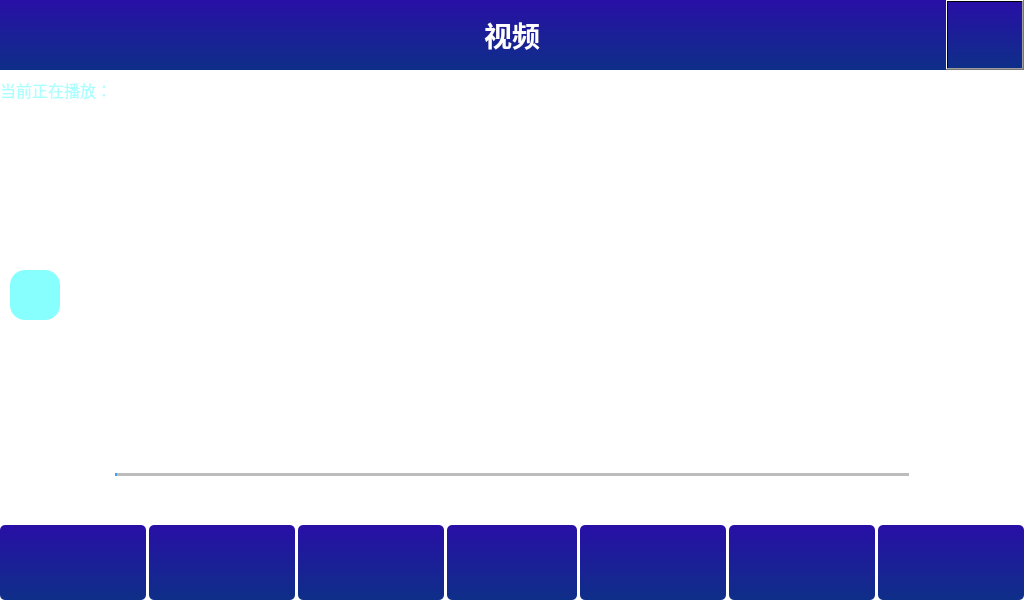
<?xml version="1.0" encoding="UTF-8"?>
<ui version="4.0">
 <class>VideoPlayer</class>
 <widget class="QWidget" name="VideoPlayer">
  <property name="geometry">
   <rect>
    <x>0</x>
    <y>0</y>
    <width>1024</width>
    <height>600</height>
   </rect>
  </property>
  <property name="minimumSize">
   <size>
    <width>1024</width>
    <height>600</height>
   </size>
  </property>
  <property name="maximumSize">
   <size>
    <width>1024</width>
    <height>600</height>
   </size>
  </property>
  <property name="windowTitle">
   <string>Form</string>
  </property>
  <property name="styleSheet">
   <string notr="true">background-color: rgba(255, 255, 255,0);</string>
  </property>
  <widget class="QWidget" name="tilteWidget" native="true">
   <property name="geometry">
    <rect>
     <x>0</x>
     <y>0</y>
     <width>1024</width>
     <height>70</height>
    </rect>
   </property>
   <property name="minimumSize">
    <size>
     <width>1024</width>
     <height>70</height>
    </size>
   </property>
   <property name="maximumSize">
    <size>
     <width>1024</width>
     <height>70</height>
    </size>
   </property>
   <property name="styleSheet">
    <string notr="true">background-color: qlineargradient(spread:pad, x1:0, y1:0, x2:0, y2:1, stop:0 rgb(40, 15, 166), stop:1 rgb(14, 47, 136));</string>
   </property>
   <widget class="QLabel" name="titleLabel">
    <property name="geometry">
     <rect>
      <x>0</x>
      <y>0</y>
      <width>1024</width>
      <height>70</height>
     </rect>
    </property>
    <property name="minimumSize">
     <size>
      <width>1024</width>
      <height>70</height>
     </size>
    </property>
    <property name="maximumSize">
     <size>
      <width>1024</width>
      <height>70</height>
     </size>
    </property>
    <property name="font">
     <font>
      <pointsize>21</pointsize>
      <weight>75</weight>
      <bold>true</bold>
     </font>
    </property>
    <property name="styleSheet">
     <string notr="true">color:white;</string>
    </property>
    <property name="text">
     <string>视频</string>
    </property>
    <property name="alignment">
     <set>Qt::AlignCenter</set>
    </property>
   </widget>
   <widget class="QPushButton" name="return_btn">
    <property name="geometry">
     <rect>
      <x>946</x>
      <y>0</y>
      <width>78</width>
      <height>70</height>
     </rect>
    </property>
    <property name="maximumSize">
     <size>
      <width>78</width>
      <height>70</height>
     </size>
    </property>
    <property name="styleSheet">
     <string notr="true">QPushButton{
background-color: rgba(255, 255, 255， 0);
border-image: url(:/images/playerIcons/return_d.gif);
}
QPushButton:pressed{
	border-image: url(:/images/playerIcons/return_u.gif);
}
QPushButton:hover{


}
QPushButton:released{
	border-image: url(:/images/playerIcons/return_d.gif);
}</string>
    </property>
    <property name="text">
     <string/>
    </property>
   </widget>
  </widget>
  <widget class="QWidget" name="controlButtonwidget" native="true">
   <property name="geometry">
    <rect>
     <x>0</x>
     <y>525</y>
     <width>1024</width>
     <height>75</height>
    </rect>
   </property>
   <property name="minimumSize">
    <size>
     <width>1024</width>
     <height>75</height>
    </size>
   </property>
   <property name="maximumSize">
    <size>
     <width>1024</width>
     <height>75</height>
    </size>
   </property>
   <layout class="QHBoxLayout" name="horizontalLayout_3">
    <property name="spacing">
     <number>3</number>
    </property>
    <property name="leftMargin">
     <number>0</number>
    </property>
    <property name="topMargin">
     <number>0</number>
    </property>
    <property name="rightMargin">
     <number>0</number>
    </property>
    <property name="bottomMargin">
     <number>0</number>
    </property>
    <item>
     <widget class="QPushButton" name="subtitleSelectButton">
      <property name="minimumSize">
       <size>
        <width>146</width>
        <height>75</height>
       </size>
      </property>
      <property name="maximumSize">
       <size>
        <width>146</width>
        <height>75</height>
       </size>
      </property>
      <property name="focusPolicy">
       <enum>Qt::NoFocus</enum>
      </property>
      <property name="styleSheet">
       <string notr="true">QPushButton{
background-color: qlineargradient(spread:pad, x1:0, y1:0, x2:0, y2:1, stop:0 rgb(40, 15, 166), stop:1 rgb(14, 47, 136));
border-radius:5px;
border:0px soild red;
}

QPushButton:pressed{
border-radius:5px;
	border:3px solid red;
	background-color: qradialgradient(spread:repeat, cx:0.5, cy:0.5, radius:0.077, fx:0.5, fy:0.5, stop:0 rgba(0, 169, 255, 147), stop:0.497326 rgba(0, 0, 0, 147), stop:1 rgba(0, 169, 255, 147));
}

QPushButton:released{
	background-color: qlineargradient(spread:pad, x1:0, y1:0, x2:0, y2:1, stop:0 rgb(40, 15, 166), stop:1 rgb(14, 47, 136));
border-radius:5px;
border:0px soild red;
}</string>
      </property>
      <property name="text">
       <string/>
      </property>
      <property name="icon">
       <iconset resource="../../image.qrc">
        <normaloff>:/images/playerIcons/settings_new(1).png</normaloff>:/images/playerIcons/settings_new(1).png</iconset>
      </property>
      <property name="iconSize">
       <size>
        <width>60</width>
        <height>60</height>
       </size>
      </property>
     </widget>
    </item>
    <item>
     <widget class="QPushButton" name="fullScreenButton">
      <property name="minimumSize">
       <size>
        <width>146</width>
        <height>75</height>
       </size>
      </property>
      <property name="maximumSize">
       <size>
        <width>146</width>
        <height>75</height>
       </size>
      </property>
      <property name="focusPolicy">
       <enum>Qt::NoFocus</enum>
      </property>
      <property name="styleSheet">
       <string notr="true">QPushButton{
background-color: qlineargradient(spread:pad, x1:0, y1:0, x2:0, y2:1, stop:0 rgb(40, 15, 166), stop:1 rgb(14, 47, 136));
border-radius:5px;
border:0px soild red;
}

QPushButton:pressed{
border-radius:5px;
	border:3px solid red;
	background-color: qradialgradient(spread:repeat, cx:0.5, cy:0.5, radius:0.077, fx:0.5, fy:0.5, stop:0 rgba(0, 169, 255, 147), stop:0.497326 rgba(0, 0, 0, 147), stop:1 rgba(0, 169, 255, 147));
}

QPushButton:released{
	background-color: qlineargradient(spread:pad, x1:0, y1:0, x2:0, y2:1, stop:0 rgb(40, 15, 166), stop:1 rgb(14, 47, 136));
border-radius:5px;
border:0px soild red;
}</string>
      </property>
      <property name="text">
       <string/>
      </property>
      <property name="icon">
       <iconset>
        <normalon>:/images/playerIcons/fullscreenNormal.png</normalon>
       </iconset>
      </property>
      <property name="iconSize">
       <size>
        <width>50</width>
        <height>50</height>
       </size>
      </property>
     </widget>
    </item>
    <item>
     <widget class="QPushButton" name="preVideoButton">
      <property name="minimumSize">
       <size>
        <width>146</width>
        <height>75</height>
       </size>
      </property>
      <property name="maximumSize">
       <size>
        <width>146</width>
        <height>75</height>
       </size>
      </property>
      <property name="focusPolicy">
       <enum>Qt::NoFocus</enum>
      </property>
      <property name="styleSheet">
       <string notr="true">QPushButton{
background-color: qlineargradient(spread:pad, x1:0, y1:0, x2:0, y2:1, stop:0 rgb(40, 15, 166), stop:1 rgb(14, 47, 136));
border-radius:5px;
border:0px soild red;
}

QPushButton:pressed{
border-radius:5px;
	border:3px solid red;
	background-color: qradialgradient(spread:repeat, cx:0.5, cy:0.5, radius:0.077, fx:0.5, fy:0.5, stop:0 rgba(0, 169, 255, 147), stop:0.497326 rgba(0, 0, 0, 147), stop:1 rgba(0, 169, 255, 147));
}

QPushButton:released{
	background-color: qlineargradient(spread:pad, x1:0, y1:0, x2:0, y2:1, stop:0 rgb(40, 15, 166), stop:1 rgb(14, 47, 136));
border-radius:5px;
border:0px soild red;
}</string>
      </property>
      <property name="text">
       <string/>
      </property>
      <property name="icon">
       <iconset>
        <normalon>:/images/playerIcons/preVideo.png</normalon>
       </iconset>
      </property>
      <property name="iconSize">
       <size>
        <width>40</width>
        <height>40</height>
       </size>
      </property>
     </widget>
    </item>
    <item>
     <widget class="QPushButton" name="playButton">
      <property name="enabled">
       <bool>true</bool>
      </property>
      <property name="minimumSize">
       <size>
        <width>0</width>
        <height>0</height>
       </size>
      </property>
      <property name="maximumSize">
       <size>
        <width>146</width>
        <height>75</height>
       </size>
      </property>
      <property name="focusPolicy">
       <enum>Qt::NoFocus</enum>
      </property>
      <property name="styleSheet">
       <string notr="true">QPushButton{
background-color: qlineargradient(spread:pad, x1:0, y1:0, x2:0, y2:1, stop:0 rgb(40, 15, 166), stop:1 rgb(14, 47, 136));
border-radius:5px;
border:0px soild red;
}

QPushButton:pressed{
border-radius:5px;
	border:3px solid red;
	background-color: qradialgradient(spread:repeat, cx:0.5, cy:0.5, radius:0.077, fx:0.5, fy:0.5, stop:0 rgba(0, 169, 255, 147), stop:0.497326 rgba(0, 0, 0, 147), stop:1 rgba(0, 169, 255, 147));
}

QPushButton:released{
	background-color: qlineargradient(spread:pad, x1:0, y1:0, x2:0, y2:1, stop:0 rgb(40, 15, 166), stop:1 rgb(14, 47, 136));
border-radius:5px;
border:0px soild red;
}</string>
      </property>
      <property name="text">
       <string/>
      </property>
      <property name="icon">
       <iconset>
        <normalon>:/images/playerIcons/Play.png</normalon>
       </iconset>
      </property>
      <property name="iconSize">
       <size>
        <width>50</width>
        <height>50</height>
       </size>
      </property>
     </widget>
    </item>
    <item>
     <widget class="QPushButton" name="nextVideoButton">
      <property name="minimumSize">
       <size>
        <width>146</width>
        <height>75</height>
       </size>
      </property>
      <property name="maximumSize">
       <size>
        <width>146</width>
        <height>75</height>
       </size>
      </property>
      <property name="focusPolicy">
       <enum>Qt::NoFocus</enum>
      </property>
      <property name="styleSheet">
       <string notr="true">QPushButton{
background-color: qlineargradient(spread:pad, x1:0, y1:0, x2:0, y2:1, stop:0 rgb(40, 15, 166), stop:1 rgb(14, 47, 136));
border-radius:5px;
border:0px soild red;
}

QPushButton:pressed{
border-radius:5px;
	border:3px solid red;
	background-color: qradialgradient(spread:repeat, cx:0.5, cy:0.5, radius:0.077, fx:0.5, fy:0.5, stop:0 rgba(0, 169, 255, 147), stop:0.497326 rgba(0, 0, 0, 147), stop:1 rgba(0, 169, 255, 147));
}

QPushButton:released{
	background-color: qlineargradient(spread:pad, x1:0, y1:0, x2:0, y2:1, stop:0 rgb(40, 15, 166), stop:1 rgb(14, 47, 136));
border-radius:5px;
border:0px soild red;
}</string>
      </property>
      <property name="text">
       <string/>
      </property>
      <property name="icon">
       <iconset>
        <normalon>:/images/playerIcons/nextVideo.png</normalon>
       </iconset>
      </property>
      <property name="iconSize">
       <size>
        <width>40</width>
        <height>40</height>
       </size>
      </property>
     </widget>
    </item>
    <item>
     <widget class="QPushButton" name="searchButton">
      <property name="minimumSize">
       <size>
        <width>146</width>
        <height>75</height>
       </size>
      </property>
      <property name="maximumSize">
       <size>
        <width>146</width>
        <height>75</height>
       </size>
      </property>
      <property name="focusPolicy">
       <enum>Qt::NoFocus</enum>
      </property>
      <property name="styleSheet">
       <string notr="true">QPushButton{
background-color: qlineargradient(spread:pad, x1:0, y1:0, x2:0, y2:1, stop:0 rgb(40, 15, 166), stop:1 rgb(14, 47, 136));
border-radius:5px;
border:0px soild red;
}

QPushButton:pressed{
border-radius:5px;
	border:3px solid red;
	background-color: qradialgradient(spread:repeat, cx:0.5, cy:0.5, radius:0.077, fx:0.5, fy:0.5, stop:0 rgba(0, 169, 255, 147), stop:0.497326 rgba(0, 0, 0, 147), stop:1 rgba(0, 169, 255, 147));
}

QPushButton:released{
	background-color: qlineargradient(spread:pad, x1:0, y1:0, x2:0, y2:1, stop:0 rgb(40, 15, 166), stop:1 rgb(14, 47, 136));
border-radius:5px;
border:0px soild red;
}</string>
      </property>
      <property name="text">
       <string/>
      </property>
      <property name="icon">
       <iconset>
        <normalon>:/images/playerIcons/Search.png</normalon>
       </iconset>
      </property>
      <property name="iconSize">
       <size>
        <width>50</width>
        <height>50</height>
       </size>
      </property>
     </widget>
    </item>
    <item>
     <widget class="QPushButton" name="playListButton">
      <property name="minimumSize">
       <size>
        <width>146</width>
        <height>75</height>
       </size>
      </property>
      <property name="maximumSize">
       <size>
        <width>146</width>
        <height>75</height>
       </size>
      </property>
      <property name="focusPolicy">
       <enum>Qt::NoFocus</enum>
      </property>
      <property name="styleSheet">
       <string notr="true">QPushButton{
background-color: qlineargradient(spread:pad, x1:0, y1:0, x2:0, y2:1, stop:0 rgb(40, 15, 166), stop:1 rgb(14, 47, 136));
border-radius:5px;
border:0px soild red;
}

QPushButton:pressed{
border-radius:5px;
	border:3px solid red;
	background-color: qradialgradient(spread:repeat, cx:0.5, cy:0.5, radius:0.077, fx:0.5, fy:0.5, stop:0 rgba(0, 169, 255, 147), stop:0.497326 rgba(0, 0, 0, 147), stop:1 rgba(0, 169, 255, 147));
}

QPushButton:released{
	background-color: qlineargradient(spread:pad, x1:0, y1:0, x2:0, y2:1, stop:0 rgb(40, 15, 166), stop:1 rgb(14, 47, 136));
border-radius:5px;
border:0px soild red;
}</string>
      </property>
      <property name="text">
       <string/>
      </property>
      <property name="icon">
       <iconset>
        <normalon>:/images/playerIcons/list.png</normalon>
       </iconset>
      </property>
      <property name="iconSize">
       <size>
        <width>80</width>
        <height>80</height>
       </size>
      </property>
     </widget>
    </item>
   </layout>
  </widget>
  <widget class="QWidget" name="subtitlewidget" native="true">
   <property name="geometry">
    <rect>
     <x>0</x>
     <y>430</y>
     <width>1024</width>
     <height>60</height>
    </rect>
   </property>
   <property name="minimumSize">
    <size>
     <width>1024</width>
     <height>60</height>
    </size>
   </property>
   <property name="maximumSize">
    <size>
     <width>1024</width>
     <height>60</height>
    </size>
   </property>
   <layout class="QGridLayout" name="gridLayout">
    <property name="leftMargin">
     <number>0</number>
    </property>
    <property name="topMargin">
     <number>0</number>
    </property>
    <property name="rightMargin">
     <number>0</number>
    </property>
    <property name="bottomMargin">
     <number>0</number>
    </property>
    <property name="spacing">
     <number>0</number>
    </property>
    <item row="2" column="0">
     <widget class="QLabel" name="subtitleLabel">
      <property name="text">
       <string>&lt;html&gt;&lt;head/&gt;&lt;body&gt;&lt;p align=&quot;center&quot;&gt;&lt;br/&gt;&lt;/p&gt;&lt;/body&gt;&lt;/html&gt;</string>
      </property>
      <property name="alignment">
       <set>Qt::AlignCenter</set>
      </property>
     </widget>
    </item>
    <item row="3" column="0">
     <layout class="QHBoxLayout" name="horizontalLayout_2">
      <item>
       <widget class="QLabel" name="curTimeLabel">
        <property name="sizePolicy">
         <sizepolicy hsizetype="Preferred" vsizetype="Preferred">
          <horstretch>0</horstretch>
          <verstretch>0</verstretch>
         </sizepolicy>
        </property>
        <property name="minimumSize">
         <size>
          <width>110</width>
          <height>30</height>
         </size>
        </property>
        <property name="maximumSize">
         <size>
          <width>110</width>
          <height>30</height>
         </size>
        </property>
        <property name="font">
         <font>
          <pointsize>14</pointsize>
         </font>
        </property>
        <property name="styleSheet">
         <string notr="true">background-color: rgba(255, 255, 255, 0);
color: white;
</string>
        </property>
        <property name="text">
         <string>00:00:00</string>
        </property>
        <property name="alignment">
         <set>Qt::AlignCenter</set>
        </property>
       </widget>
      </item>
      <item>
       <widget class="QSlider" name="progressSlider">
        <property name="enabled">
         <bool>true</bool>
        </property>
        <property name="maximumSize">
         <size>
          <width>820</width>
          <height>16777215</height>
         </size>
        </property>
        <property name="styleSheet">
         <string notr="true">QSlider{
border-color: #bcbcbc;
background-color:rgba(255,255,255,0);
}
QSlider::groove:horizontal {                                
     border: 1px solid #999999;                             
     height: 1px;                                           
    margin: 0px 0;                                         
     left: 5px; right: 5px; 
 }
QSlider::handle:horizontal {                               
     border: 0px ;                           
     border-image: url(:/images/cameraIcons/silderController.png);
     width: 15px;                                           
     margin: -7px -7px -7px -7px;                  
} 
QSlider::add-page:horizontal{
background: qlineargradient(spread:pad, x1:0, y1:1, x2:0, y2:0, stop:0 #bcbcbc, stop:0.25 #bcbcbc, stop:0.5 #bcbcbc, stop:1 #bcbcbc); 

}
QSlider::sub-page:horizontal{                               
 background: qlineargradient(spread:pad, x1:0, y1:1, x2:0, y2:0, stop:0 #439cf3, stop:0.25 #439cf3, stop:0.5 #439cf3, stop:1 #439cf3);                     
}</string>
        </property>
        <property name="orientation">
         <enum>Qt::Horizontal</enum>
        </property>
       </widget>
      </item>
      <item>
       <widget class="QLabel" name="totalTimeLabel">
        <property name="minimumSize">
         <size>
          <width>110</width>
          <height>30</height>
         </size>
        </property>
        <property name="maximumSize">
         <size>
          <width>110</width>
          <height>30</height>
         </size>
        </property>
        <property name="font">
         <font>
          <pointsize>14</pointsize>
         </font>
        </property>
        <property name="styleSheet">
         <string notr="true">background-color: rgba(255, 255, 255, 0);
color:white;</string>
        </property>
        <property name="text">
         <string>00:00:00</string>
        </property>
        <property name="alignment">
         <set>Qt::AlignCenter</set>
        </property>
       </widget>
      </item>
     </layout>
    </item>
   </layout>
  </widget>
  <widget class="QPushButton" name="UnFullscreenButton">
   <property name="geometry">
    <rect>
     <x>10</x>
     <y>270</y>
     <width>50</width>
     <height>50</height>
    </rect>
   </property>
   <property name="minimumSize">
    <size>
     <width>50</width>
     <height>50</height>
    </size>
   </property>
   <property name="maximumSize">
    <size>
     <width>50</width>
     <height>50</height>
    </size>
   </property>
   <property name="focusPolicy">
    <enum>Qt::NoFocus</enum>
   </property>
   <property name="styleSheet">
    <string notr="true">QPushButton{
background-color:rgba(0, 255, 255,120);
border-radius:15px;
border:0px soild red;
}
QPushButton:pressed{
border-radius:15px;
	border:0px solid red;
	background-color: qradialgradient(spread:repeat, cx:0.5, cy:0.5, radius:0.077, fx:0.5, fy:0.5, stop:0 rgba(0, 169, 255, 147), stop:0.497326 rgba(0, 0, 0, 147), stop:1 rgba(0, 169, 255, 147));
}
QPushButton:hover{
	background-color: qradialgradient(spread:repeat, cx:0.5, cy:0.5, radius:0.077, fx:0.5, fy:0.5, stop:0 rgba(0, 169, 255, 147), stop:0.497326 rgba(0, 0, 0, 147), stop:1 rgba(0, 169, 255, 147));
border-radius:15px;
	border:0px solid red;
}
</string>
   </property>
   <property name="text">
    <string/>
   </property>
   <property name="icon">
    <iconset>
     <normalon>:/images/playerIcons/fullscreenPressed.png</normalon>
    </iconset>
   </property>
   <property name="iconSize">
    <size>
     <width>40</width>
     <height>40</height>
    </size>
   </property>
  </widget>
  <widget class="QWidget" name="sliderAndTimeLabelWidget" native="true">
   <property name="geometry">
    <rect>
     <x>0</x>
     <y>490</y>
     <width>1024</width>
     <height>30</height>
    </rect>
   </property>
   <property name="minimumSize">
    <size>
     <width>1024</width>
     <height>30</height>
    </size>
   </property>
   <property name="maximumSize">
    <size>
     <width>1024</width>
     <height>30</height>
    </size>
   </property>
   <layout class="QGridLayout" name="gridLayout_2">
    <property name="leftMargin">
     <number>0</number>
    </property>
    <property name="topMargin">
     <number>0</number>
    </property>
    <property name="rightMargin">
     <number>0</number>
    </property>
    <property name="bottomMargin">
     <number>0</number>
    </property>
    <property name="spacing">
     <number>0</number>
    </property>
   </layout>
  </widget>
  <widget class="QWidget" name="videoNameWidget" native="true">
   <property name="geometry">
    <rect>
     <x>0</x>
     <y>70</y>
     <width>512</width>
     <height>40</height>
    </rect>
   </property>
   <property name="minimumSize">
    <size>
     <width>512</width>
     <height>40</height>
    </size>
   </property>
   <property name="maximumSize">
    <size>
     <width>512</width>
     <height>40</height>
    </size>
   </property>
   <property name="styleSheet">
    <string notr="true">background-color: rgba(255, 255, 255,0);</string>
   </property>
   <layout class="QGridLayout" name="gridLayout_3" columnstretch="1,5">
    <property name="leftMargin">
     <number>0</number>
    </property>
    <property name="topMargin">
     <number>0</number>
    </property>
    <property name="rightMargin">
     <number>0</number>
    </property>
    <property name="bottomMargin">
     <number>0</number>
    </property>
    <property name="horizontalSpacing">
     <number>0</number>
    </property>
    <item row="0" column="1">
     <widget class="QLabel" name="videoNameLabel">
      <property name="styleSheet">
       <string notr="true">background-color: rgba(255, 255, 255,0);
color:rgb(170, 255, 255);</string>
      </property>
      <property name="text">
       <string/>
      </property>
     </widget>
    </item>
    <item row="0" column="0">
     <widget class="QLabel" name="label">
      <property name="text">
       <string>&lt;html&gt;&lt;head/&gt;&lt;body&gt;&lt;p&gt;&lt;span style=&quot; font-size:12pt; color:#aaffff;&quot;&gt;当前正在播放：&lt;/span&gt;&lt;/p&gt;&lt;/body&gt;&lt;/html&gt;</string>
      </property>
     </widget>
    </item>
   </layout>
  </widget>
  <zorder>controlButtonwidget</zorder>
  <zorder>subtitlewidget</zorder>
  <zorder>UnFullscreenButton</zorder>
  <zorder>sliderAndTimeLabelWidget</zorder>
  <zorder>videoNameWidget</zorder>
  <zorder>tilteWidget</zorder>
 </widget>
 <resources>
  <include location="../../image.qrc"/>
 </resources>
 <connections/>
</ui>
